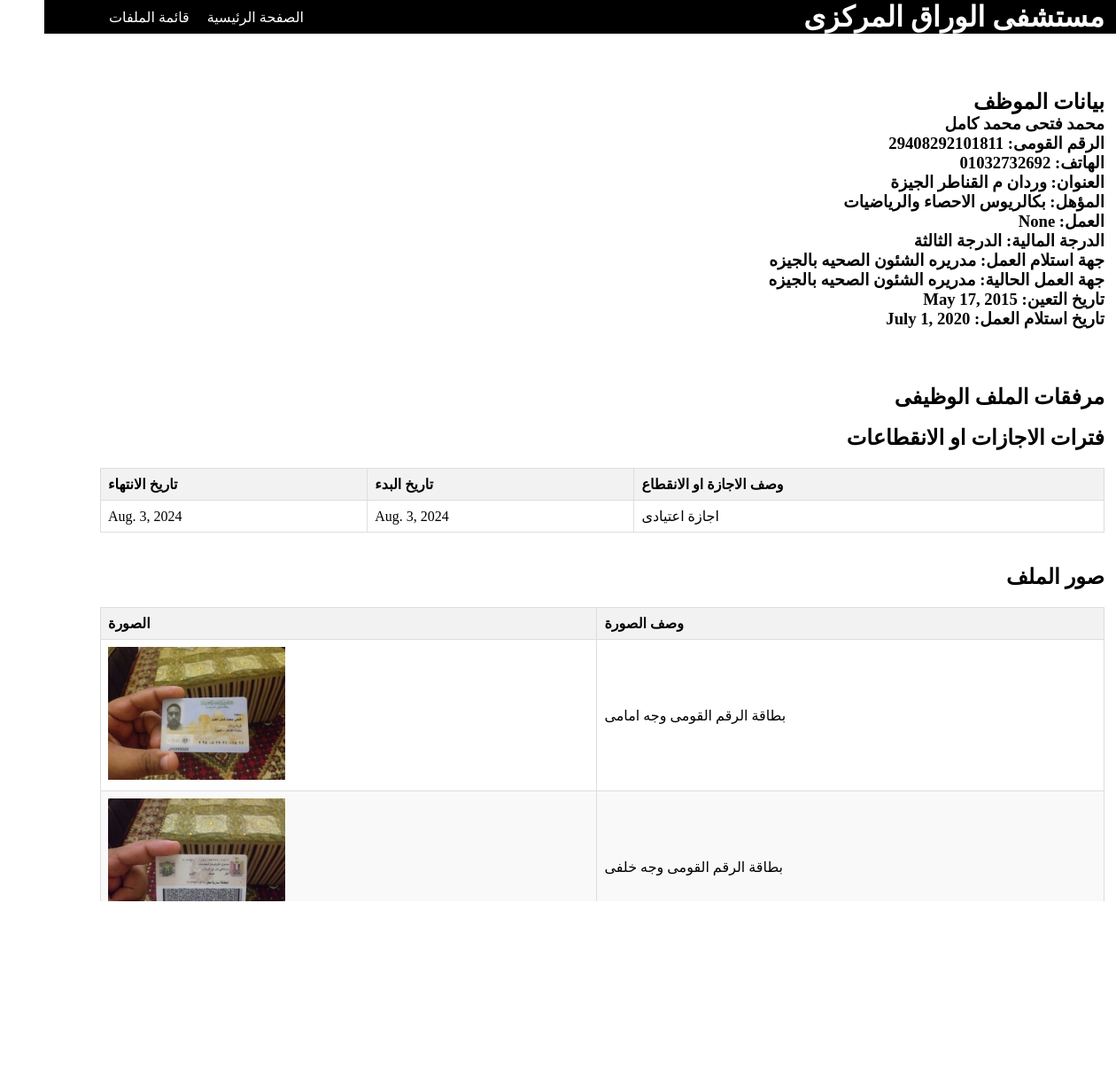
The page /workfile/1/ on the database its author committed.
### workfiles/models.py (models this page shows, shortened)
class maindata(models.Model):
    name = models.CharField(max_length=70)
    natid = models.CharField(max_length=14)
    phone = models.CharField(max_length=11)
    addres_location = models.CharField(max_length=100)
    deg = models.CharField(max_length=50)
    work = models.CharField(max_length=50,blank=True, null=True)
    work_rank = models.CharField(max_length=50)
    frest_work_place = models.CharField(max_length=100 ,blank=True, null=True)
    carant_work_place = models.CharField(max_length=100 ,blank=True, null=True)
    work_starting_date = models.DateField(auto_now=False, auto_now_add=False)
    hospital_work_starting_date = models.DateField(auto_now=False, auto_now_add=False)

class breakstime(models.Model):
    person = models.ForeignKey(maindata, on_delete=models.CASCADE)
    breakstime_desc = models.CharField(max_length=100)
    start_from = models.DateField()
    end_from = models.DateField()

class fileimg(models.Model):
    file = models.ForeignKey(maindata, on_delete=models.CASCADE)
    img_desc = models.CharField(max_length=100)
    imgs = models.ImageField(null=True,blank=True)

### workfiles/views.py (the view)
# urls.py: path('workfile/<int:pk>/', MaindataDetailView.as_view(), name='maindata-detail'),
class MaindataDetailView(DetailView):
    model = maindata
    template_name = 'workfiles/maindata_detail.html'
    context_object_name = 'maindata'

### workfiles/templates/workfiles/maindata_detail.html (shortened to what this page needs)
{% extends 'base_generic.html' %}
{% block content %}
<section id='maindatainfo'>
    <h1>بيانات الموظف</h1>
    <h3>{{ maindata.name }}</h3>
    <h3>الرقم القومى: {{ maindata.natid }}</h3>
    <h3>الهاتف: {{ maindata.phone }}</h3>
    <h3>العنوان: {{ maindata.addres_location }}</h3>
    <h3>المؤهل: {{ maindata.deg }}</h3>
    <h3>العمل: {{ maindata.work }}</h3>
    <h3>الدرجة المالية: {{ maindata.work_rank }}</h3>
    <h3>جهة استلام العمل: {{ maindata.frest_work_place }}</h3>
    <h3>جهة العمل الحالية: {{ maindata.carant_work_place }}</h3>
    <h3>تاريخ التعين: {{ maindata.work_starting_date }}</h3>
    <h3>تاريخ استلام العمل: {{ maindata.hospital_work_starting_date }}</h3>
</section>
<section class='maindatainfo'>
    <h1>مرفقات الملف الوظيفى</h1>
    <br>
    <h2>فترات الاجازات او الانقطاعات </h2>
    <table>
        <thead>
            <tr>
                <th>وصف الاجازة او الانقطاع</th>
                <th>تاريخ البدء</th>
                <th>تاريخ الانتهاء</th>
            </tr>
        </thead>
        <tbody>
            {% for break in maindata.breakstime_set.all %}
            <tr>
                <td>{{ break.breakstime_desc }}</td>
                <td>{{ break.start_from }}</td>
                <td>{{ break.end_from }}</td>
            </tr>
            {% endfor %}
        </tbody>
    </table>
    <br>
    <br>
    <h2>صور الملف</h2>
    <table>
        <thead>
            <tr>
                <th>وصف الصورة</th>
                <th>الصورة</th>
            </tr>
        </thead>
        <tbody>
            {% for img in maindata.fileimg_set.all %}
            <tr>
                <td>{{ img.img_desc }}</td>
                <td>
                    {% if img.imgs %}
                    <img src="{{ img.imgs.url }}" alt="{{ img.img_desc }}" style="max-width: 200px;" onclick="showOverlay(this)">
                    {% else %}
                    لا توجد صورة
                    {% endif %}
                </td>
            </tr>
            {% endfor %}
        </tbody>
    </table>
</section>
<section class='reportmaker'>
    <button class="scbutton">
    <a href="{% url 'generate_html' maindata.pk %}" class="btn btn-primary">إنشاء بيان حالة </a>
    </button>
</section>
{% endblock %}

### templates/base_generic.html (shortened to what this page needs)
<!DOCTYPE html>
<html>
<head>
</head>
<body>
    <header>
        <h1>مستشفى الوراق المركزى</h1>
        <nav>
            <ul>
                <li><a href="{% url 'home' %}">الصفحة الرئيسية</a></li>
                <li><a href="{% url 'maindata-list' %}"> قائمة الملفات  </a></li>
            </ul>
        </nav>
    </header>
    <main>
        {% block content %}
        {% endblock %}
    </main>
</body>
</html>

### templates/base_generic.html (style rules this page uses)
body { direction: rtl; }
* { box-sizing: border-box; margin:0; padding: 0; }
header { display: flex; margin: 0px; padding: 0%5%; background-color: black; color: white; justify-content: space-between; align-content: center; align-items: center; }
header ul { display: flex; width: 30vw; justify-content: flex-end; }
header ul li { list-style: none; padding:0px 10px; }
header ul li a { color:white; text-decoration: none; }

### workfiles/templates/workfiles/maindata_detail.html (style rules this page uses)
#maindatainfo { padding: 5% 5% 5% 5%; display: flex; flex-direction: column; align-items: flex-start; }
.maindatainfo { padding: 0% 5% 0% 5%; display: flex; flex-direction: column; align-items: flex-start; }
table { width: 100%; border-collapse: collapse; margin-top: 20px; }
th, td { border: 1px solid #ddd; padding: 8px; text-align: left; }
th { background-color: #f2f2f2; font-weight: bold; }
tr:nth-child(even) { background-color: #f9f9f9; }
.reportmaker { display: flex; width: 100%; justify-content: center; margin: 50px; }
.scbutton { border: none; font-size: 28px; color: #eee; padding: 16px 16px; background-color: #eee; border-radius: 18px; margin: 14px; cursor: pointer; transition: all 0.3s ease; }
.scbutton > a { text-decoration: none; }

### rows shown on the page
maindata: name "محمد فتحى محمد كامل", natid "29408292101811", phone "01032732692", addres_location "وردان م القناطر الجيزة", deg "بكالريوس الاحصاء والرياضيات", work_rank "الدرجة الثالثة", frest_work_place "مدريره الشئون الصحيه بالجيزه", carant_work_place "مدريره الشئون الصحيه بالجيزه", work_starting_date "May 17, 2015", hospital_work_starting_date "July 1, 2020"
breakstime: breakstime_desc "اجازة اعتيادى", start_from "Aug. 3, 2024", end_from "Aug. 3, 2024"
fileimg: img_desc "بطاقة الرقم القومى وجه امامى", imgs (picture)
fileimg: img_desc "بطاقة الرقم القومى وجه خلفى", imgs (picture)
